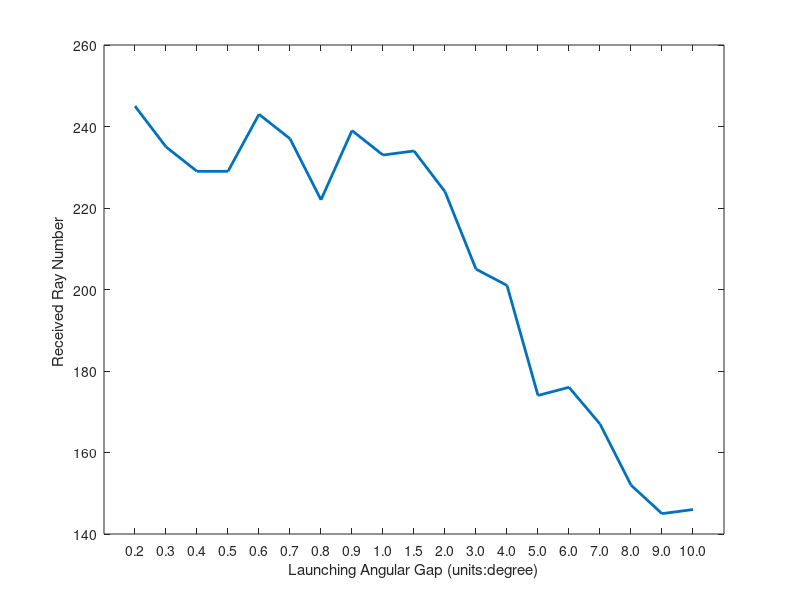
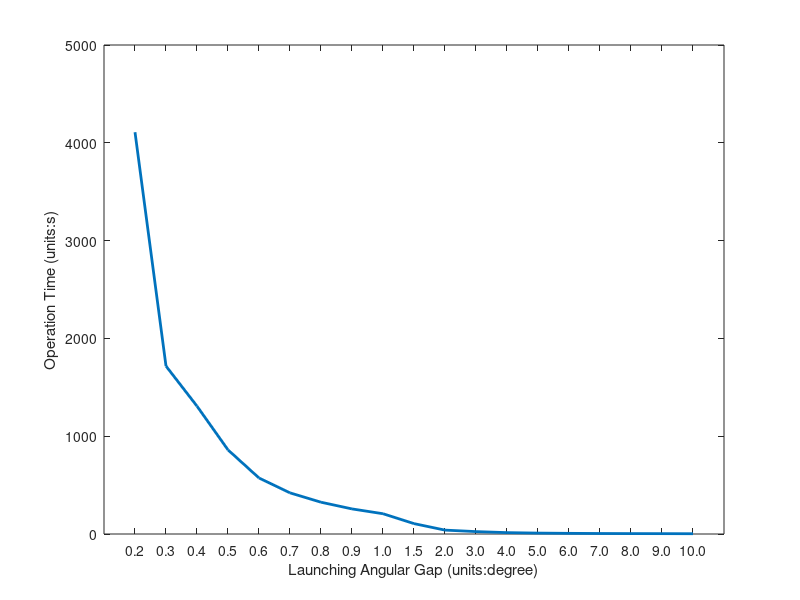

Write the MATLAB code that produced these figures, in order.
%% it's a time and ray number compare of ray tracing

a = [10,9,8,7,6,5,4,3,2,1.5,1,0.9,0.8,0.7,0.6,0.5,0.4,0.3,0.2];
ray_num = [146,145,152,167,176,174,201,205,224,234,233,239,222,237,243,229,229,235,245];
time = [2.8,3.6,4.1,5.1,6.8,9.3,14.1,24.6,39.7,106.2,207.3,256.5,325.0,420.6,572.7,860.1,1307.2,1717.0,4108.4];

figure(1);
plot(19:-1:1,ray_num,'linewidth',2);
xlabel('Launching Angular Gap (units:degree)');
ylabel('Received Ray Number ')
set(gca,'XTick',1:1:19);
set(gca,'XTickLabel',{'0.2','0.3','0.4','0.5','0.6','0.7','0.8','0.9','1.0','1.5','2.0','3.0','4.0','5.0','6.0','7.0','8.0','9.0','10.0'});

figure(2);
plot(19:-1:1,time,'linewidth',2);
xlabel('Launching Angular Gap (units:degree)');
ylabel('Operation Time (units:s)');
set(gca,'XTick',1:1:19);
set(gca,'XTickLabel',{'0.2','0.3','0.4','0.5','0.6','0.7','0.8','0.9','1.0','1.5','2.0','3.0','4.0','5.0','6.0','7.0','8.0','9.0','10.0'});
